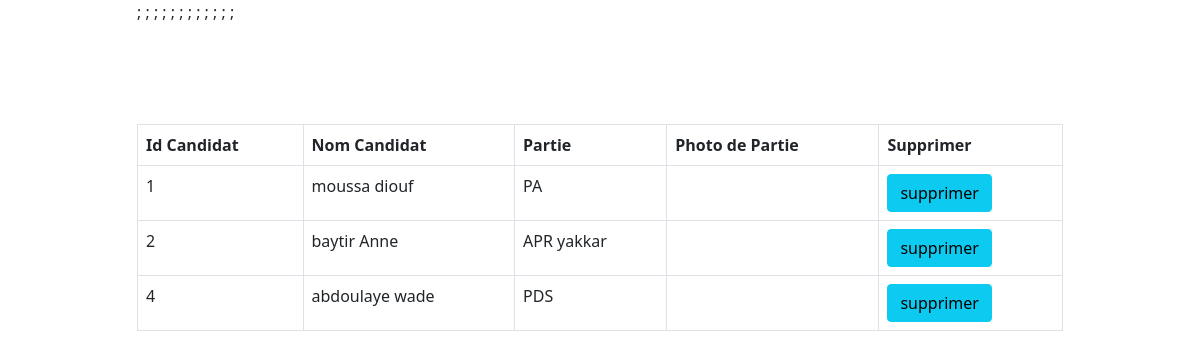
Page /view/candidat/Resultat.php on the committed database.
### tables this page shows
CREATE TABLE IF NOT EXISTS `candidat` (
  `id_candidat` int NOT NULL AUTO_INCREMENT,
  `nom_candidat` varchar(40) NOT NULL,
  `nom_partie` varchar(50) NOT NULL,
  PRIMARY KEY (`id_candidat`)
);

### model/candidat.php (called while the page is built, shortened)
<?php
    class Candidat{
        function getAllCandidat(){
            $ob_connexion=new Connexion();
            $db=$ob_connexion->getDB();
            $allCandidat=null;
            if (!is_null($db))
             {
                $sql="SELECT * from candidat";
                $result=$db->query($sql);
                $allCandidat=$result->fetchAll(PDO::FETCH_ASSOC);
             }
          return $allCandidat;
    }
    }
?>

### view/candidat/Resultat.php (the view, shortened to what this page needs)
<!DOCTYPE html>
<html lang="en">
<head>
    <link href="https://cdn.jsdelivr.net/npm/bootstrap@5.1.0/dist/css/bootstrap.min.css" rel="stylesheet">
</head>
<body>
  <div class="container">
      <div class="row">
      <div class="col-md-10 offset-md-1">
        <table class="table table-bordered" style="margin-top:100px;">
            <tr>
                <th>Id Candidat</th>
                <th>Nom Candidat</th>
                <th>Partie</th>
                <th>Photo de Partie</th>
                <th>Supprimer</th>
            </tr>
            <tr>
                <?php
                  require_once "model/candidat.php";
                  $obj_candidat=new Candidat();
                  $liste_candidat=$obj_candidat->getAllCandidat();
                  foreach($liste_candidat as $candidat){
                    echo"<tr>
                            <td>$candidat[id_candidat]</td>;
                            <td>$candidat[nom_candidat]</td>;
                            <td>$candidat[nom_partie]</td>;
                            <td>$candidat[photo_parti]</td>;
                            <td><a href='' class='btn btn-info'>supprimer</a></td>
                        </tr>";
                  }
                ?>
            </tr>
       </table>
      </div>
  </div>
</body>
</html>

### rows in the picture
candidat: id_candidat "1", nom_candidat "moussa diouf", nom_partie "PA"
candidat: id_candidat "2", nom_candidat "baytir Anne", nom_partie "APR yakkar"
candidat: id_candidat "4", nom_candidat "abdoulaye wade", nom_partie "PDS"
